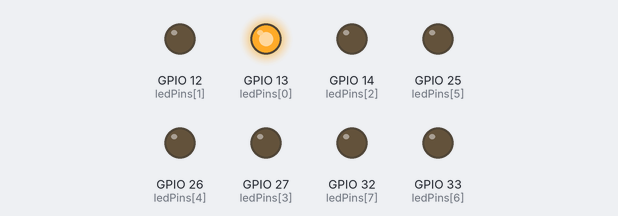
Bench run of a sketch on a simulated ESP32. On the bench: output pins drawn as LEDs (lit = HIGH).

Above: at 0.05 s.
At 0.55 s:
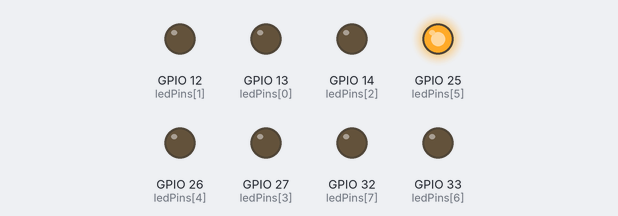
At 0.95 s:
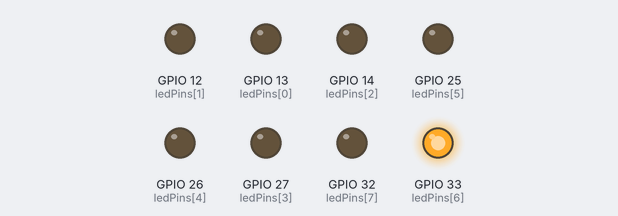
At 1.25 s:
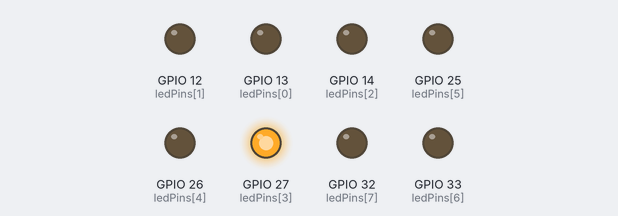
At 2.4 s:
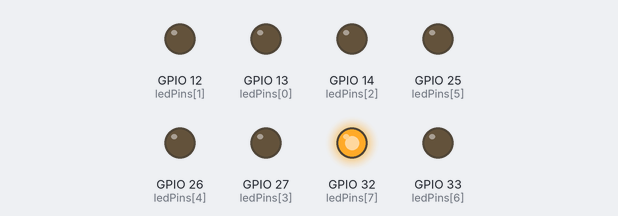
At 3.45 s:
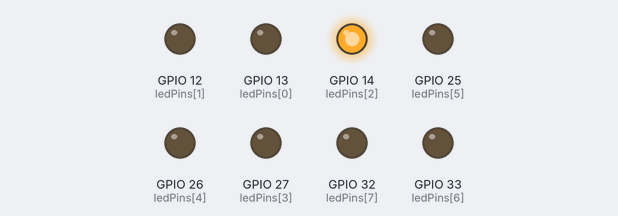
Timing chart, 0 to 3.8 s (numbered marks = the images above):
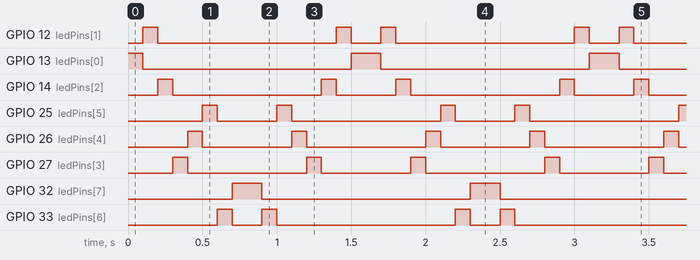

Measured:
- by itself, GPIO 12 (ledPins[1]): repeats every 1.6 s: LOW 1.2 s, HIGH 0.10 s, LOW 0.20 s, HIGH 0.10 s
- by itself, GPIO 13 (ledPins[0]): repeats every 1.6 s: LOW 1.4 s, HIGH 0.20 s
- by itself, GPIO 14 (ledPins[2]): repeats every 1.6 s: LOW 1.0 s, HIGH 0.10 s, LOW 0.40 s, HIGH 0.10 s
- by itself, GPIO 25 (ledPins[5]): repeats every 1.6 s: LOW 0.40 s, HIGH 0.10 s, LOW 1.0 s, HIGH 0.10 s
- by itself, GPIO 26 (ledPins[4]): repeats every 1.6 s: LOW 0.60 s, HIGH 0.10 s, LOW 0.80 s, HIGH 0.10 s
- by itself, GPIO 27 (ledPins[3]): repeats every 1.6 s: LOW 0.80 s, HIGH 0.10 s, LOW 0.60 s, HIGH 0.10 s
- by itself, GPIO 32 (ledPins[7]): alternates HIGH for 0.20 s and LOW for 1.4 s
- by itself, GPIO 33 (ledPins[6]): repeats every 1.6 s: LOW 0.20 s, HIGH 0.10 s, LOW 1.2 s, HIGH 0.10 s

The sketch:

LEDchaser.ino
```cpp
int ledPins[] = {13, 12, 14, 27, 26, 25, 33, 32}; // ESP32 GPIO pins
int numLeds = 8;

void setup() {
  for (int i = 0; i < numLeds; i++) {
    pinMode(ledPins[i], OUTPUT);
  }
}

void loop() {
  // Forward chasing
  for (int i = 0; i < numLeds; i++) {
    digitalWrite(ledPins[i], HIGH);
    delay(100);
    digitalWrite(ledPins[i], LOW);
  }

  // Backward chasing
  for (int i = numLeds - 1; i >= 0; i--) {
    digitalWrite(ledPins[i], HIGH);
    delay(100);
    digitalWrite(ledPins[i], LOW);
  }
}
```
